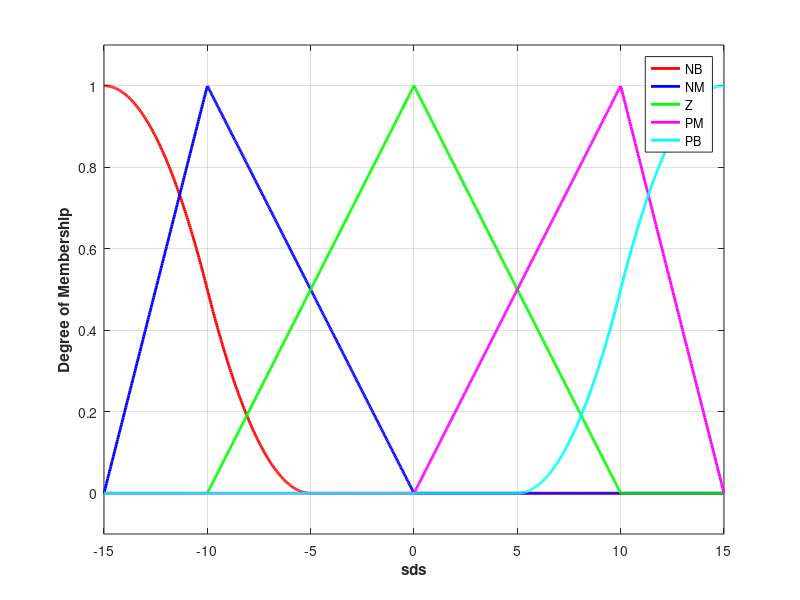
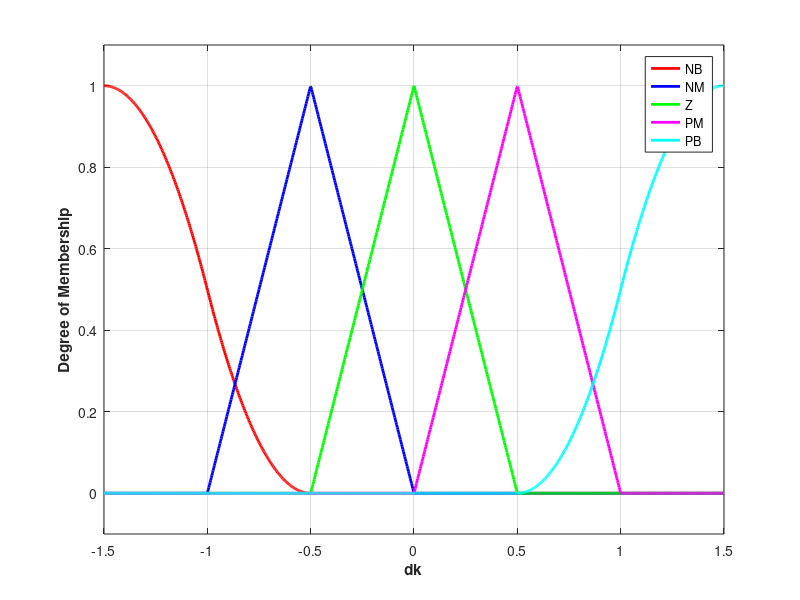

Write the MATLAB code that produced these figures, in order.
clc;clear;close all
%%
a = newfis('smc_fuzz');

f1 = 5;
a = addvar(a,'input','sds',[-3*f1,3*f1]);    % Parameter e
a = addmf(a,'input',1,'NB','zmf',[-3*f1,-1*f1]);
a = addmf(a,'input',1,'NM','trimf',[-3*f1,-2*f1,0]);
a = addmf(a,'input',1,'Z','trimf',[-2*f1,0,2*f1]);
a = addmf(a,'input',1,'PM','trimf',[0,2*f1,3*f1]);
a = addmf(a,'input',1,'PB','smf',[1*f1,3*f1]);

f2=0.5;
a = addvar(a,'output','dk',[-3*f2,3*f2]);    %Parameter u
a = addmf(a,'output',1,'NB','zmf',[-3*f2,-1*f2]);
a = addmf(a,'output',1,'NM','trimf',[-2*f2,-1*f2,0]);
a = addmf(a,'output',1,'Z','trimf',[-1*f2,0,1*f2]);
a = addmf(a,'output',1,'PM','trimf',[0,1*f2,2*f2]);
a = addmf(a,'output',1,'PB','smf',[1*f2,3*f2]);

rulelist = [1 1 1 1;   %Edit rule base
            2 2 1 1;    
            3 3 1 1;    
            4 4 1 1;
            5 5 1 1];    
a1 = addrule(a,rulelist);
a1 = setfis(a1,'DefuzzMethod','centroid');  %Defuzzy
writefis(a1,'smc_fuzz');
a1 = readfis('smc_fuzz');

figure(1);
plotmf(a1,'input',1);
figure(2);
plotmf(a1,'output',1);